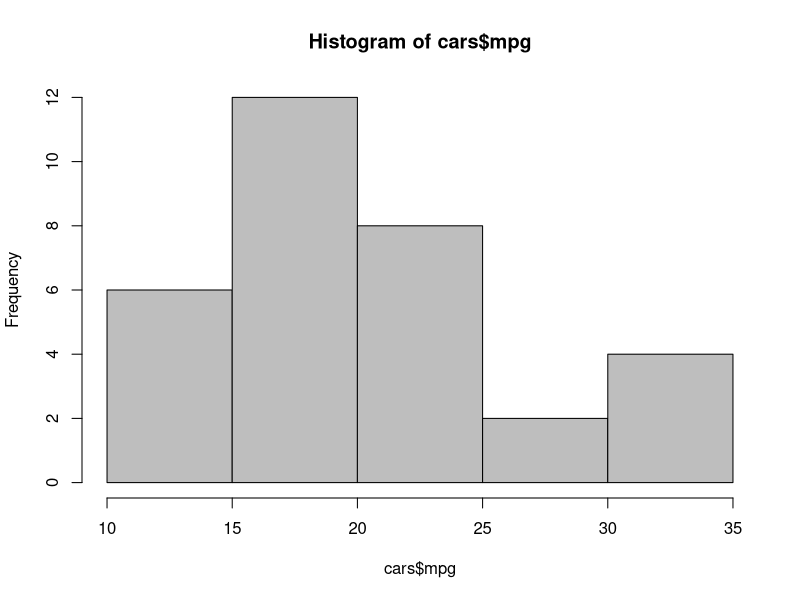
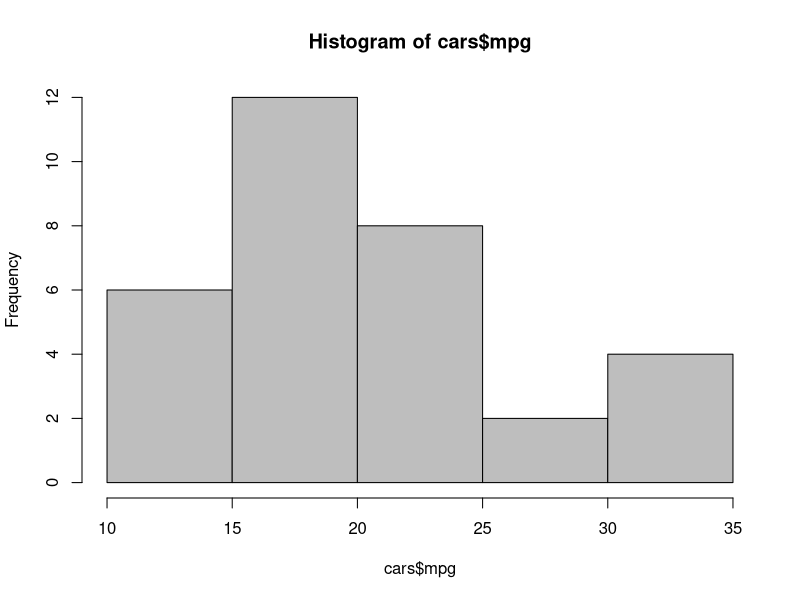
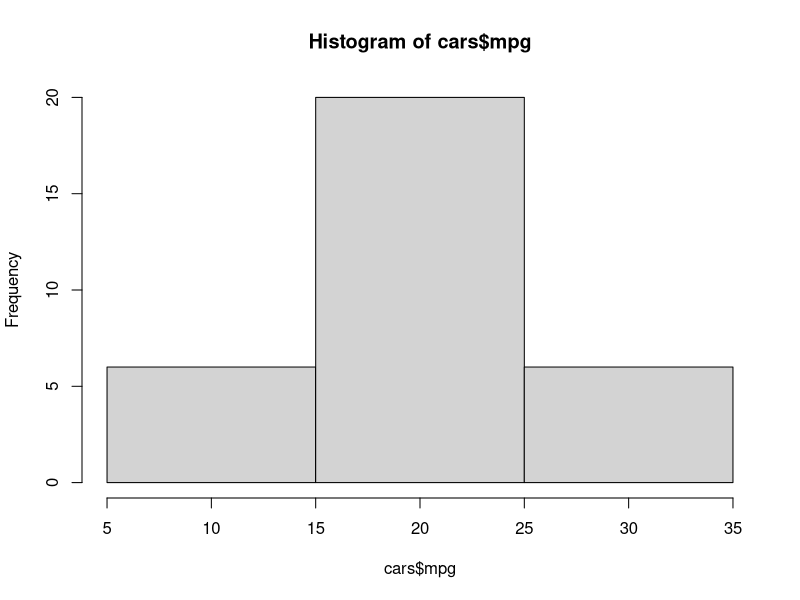
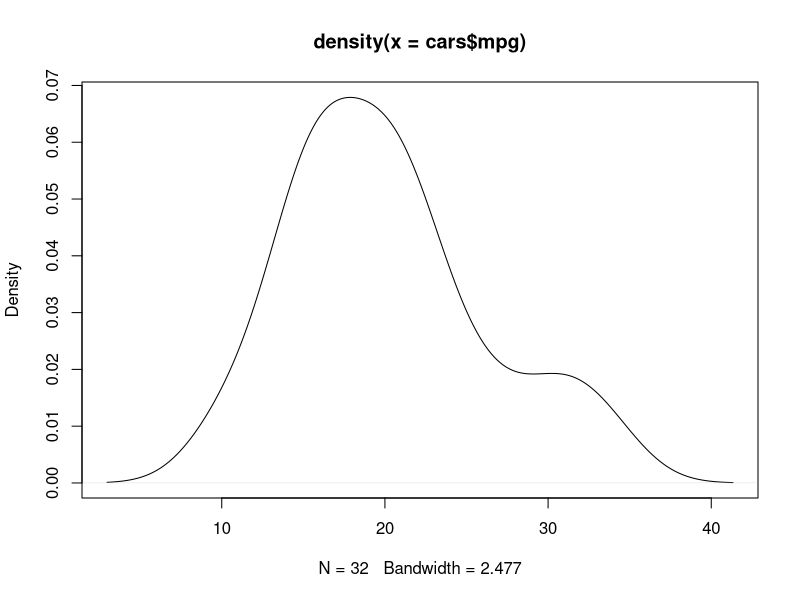
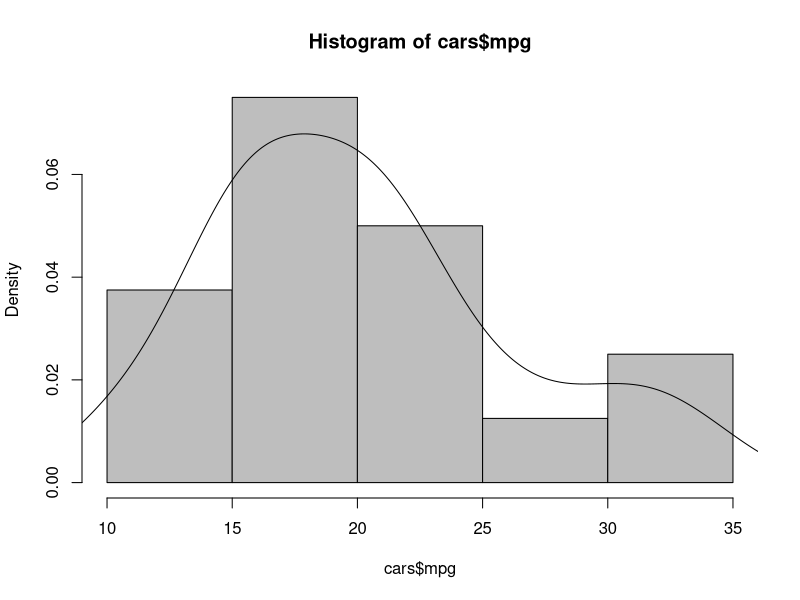
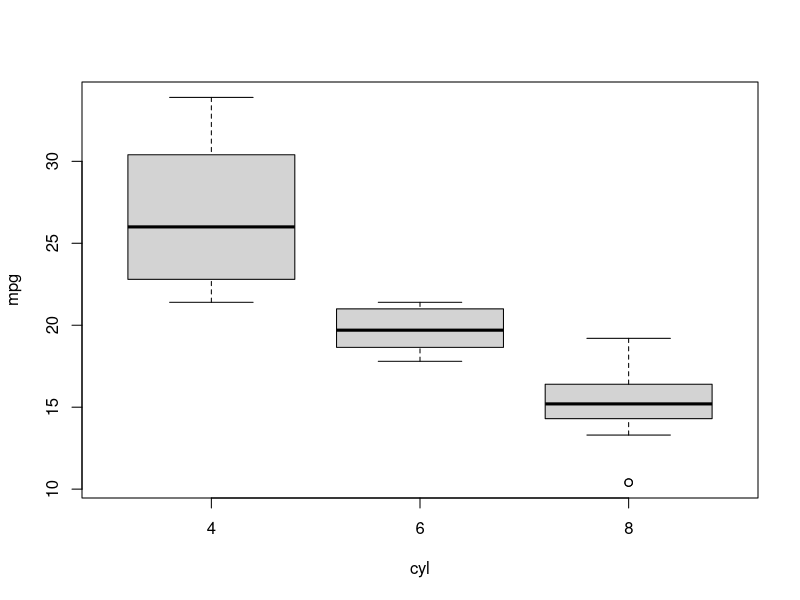
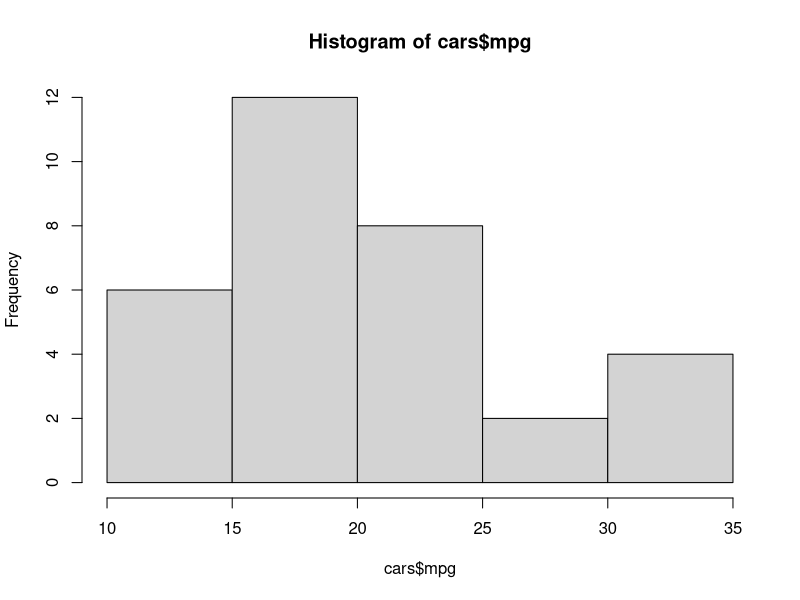
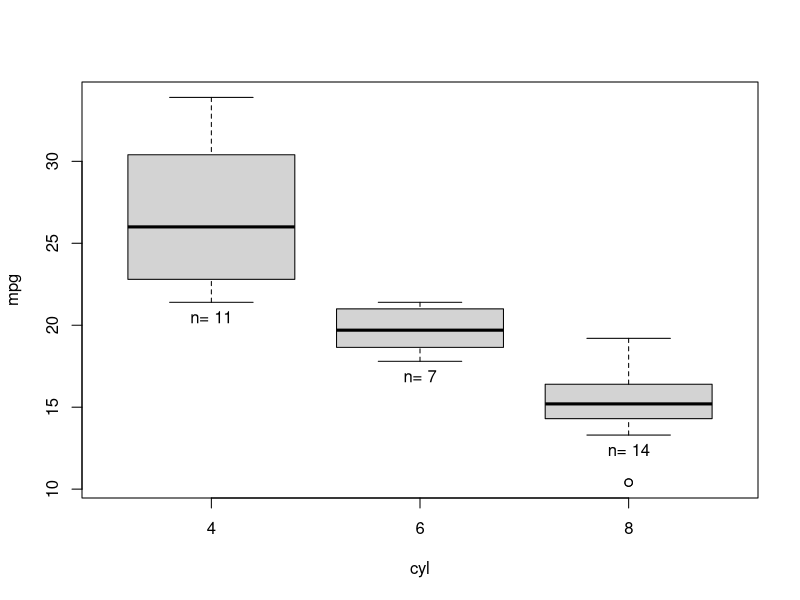

Reproduce these figures in R, in order. (Note: this script raises an error after producing the figures.)
# take a look at the data (32 observations)
str(mtcars)
#
sapply(mtcars, function(x) length(unique(x)))
# from the output, we do not see a vector with
# 32, so there are dupes
#
# 
cars <- transform(mtcars[c(1,2,9,10)], gear = ordered(gear),
  am= factor(am, labels = c("auto","manual")))
#
# show structure of the cars dataframe, only a few values instead of all
str(cars, vec.len=2)
#
# mpg, cylinders could be continuous variables, use function to help
mean(cars$mpg) # average
median(cars$cyl) # center
#
var(cars$mpg) # spread of data
sd(cars$mpg) # standard deviation
#
# quantiles
# 50% = median
#     = quantiles tell how much our data is above or below the median
# 0%  = min()
min(cars$mpg)
# 100% = max()
max(cars$mpg)
# range provides both
range(cars$mpg)
#
quantile(cars$mpg)
# Quartiles are the 25% and 75% quantiles, 
# which is where the data is all one-fourth and 
# three-fourths smaller
#
# frequency table
#
amtable <- table(cars$am)
amtable
class(amtable)
#
# compute the proportion of each count (two ways)
amtable/sum(amtable)
prop.table(amtable)
#
# histograms
hist(cars$mpg, col="grey")
hist(cars$mpg, col="grey", 6) # can define number of columns
hist(cars$mpg, breaks=c(5,15,25,35)) # specify breaks
#
# probability density
#
mpgdens <- density(cars$mpg)
plot(mpgdens)
hist(cars$mpg, col="grey", freq=FALSE)
lines(mpgdens)
#
# get a summary of your data
summary(cars)
#
# convert cylinder to factor
cars$cyl <- as.factor(cars$cyl)
summary(cars)
#
boxplot(mpg ~ cyl, data = cars)
# 
# assigning the output of plotting data
mpghist <- hist(cars$mpg)
mpghist
#
# more plotting use
mpgbox <- boxplot(mpg ~ cyl, data = cars)
n <- nlevels(as.factor(cars$cyl))
text(1:n, mpgbox$stats[1, ], paste("n=", mpgbox$n), pos = 1)
#
# scratching the surface above, investigate further online or in help
#
# correlations
names(iris)
plot(iris[-5])
#
with(iris, cor(Petal.Width, Petal.Length))
#
iris.cor <- cor(iris[-5])
str(iris.cor)
iris.cor["Petal.Width", "Petal.Length"]
#
# tables
with(cars, table(am, gear))
#
# tables from matrix
trial <- matrix(c(34,11,9,32), ncol=2)
colnames(trial) <- c("Sick","Healthy")
rownames(trial) <- c("Risk","No_Risk")
trial.table <- as.table(trial)
trial.table
# 
# data frame from matrix
trial.df <- as.data.frame(trial)
str(trial.df)
# df from table
# convert of table gives more useful information for analysis
trial.table.df <- as.data.frame(trial.table)
str(trial.table.df)
#
# adding margins (all, column, row)
addmargins(trial.table)
addmargins(trial.table, margin=2) # row
addmargins(trial.table, margin=1) # col
#
# calculating proportions
trial.table
prop.table(trial.table)
prop.table(trial.table, margin = 1)
prop.table(trial.table, margin = 2)
#
# statistical functions
#
# continue from here next week...
# 
str(beaver2)
transform.beaver <- transform(beaver2, 
                              activ = factor(activ, 
                                             labels=c("no","yes"))
)
str(transform.beaver)
#
# using lattice library 
library("lattice")
histogram(~temp | activ, data=transform.beaver)
#
# quantile plot, plot quantiles against each other using qqplot
# note example below slightly different than the slides
#
with(transform.beaver, qqplot(temp[activ=="yes"], temp[activ=="no"]))
with(transform.beaver, {qqnorm(temp[activ=="no"], main = "Inactive")})
with(transform.beaver, qqline(temp[activ=="no"]))
with(transform.beaver, {qqnorm(temp[activ=="yes"], main = "Active")})
with(transform.beaver, qqline(temp[activ=="yes"]))
#
# testing for p-value (level of the probability of uncertainty)
# (shapiro-wilks test)
shapiro.test(transform.beaver$temp)
#
# capture results to get only p-value
result <- shapiro.test(transform.beaver$temp)
result$p.value
#
# checking for normality
with(transform.beaver,tapply(temp,activ, shapiro.test))
#
# start tests for comparing two groups with numerical data
# t-test, Wilcoxon test
# t-test requires sample to be normally distributed
# Wilcoxon does not
#
# t.test()
t.test(temp ~ activ, data=transform.beaver)
# wilcox.text()
wilcox.test(temp ~ activ, data=transform.beaver)
#
# testing paired data
#
t.test(extra ~ group, data=sleep,  paired=TRUE)
#
#
# Proportions
#
survivors <- matrix(c(1781, 1443, 135, 47), ncol = 2)
colnames(survivors) <- c("survived", "died")
rownames(survivors) <- c("no seat belt", "seat belt")
survivors
#
# conduct proportion test to calculate probability both proportions
# are the same
# a low p-value tells that both proportions differ from each other
#
result.prop <- prop.test(survivors)
result.prop
# another test available chi-squared test
chisq.test(survivors)
#
# test tables with more than two columns
#
str(HairEyeColor)
#
HairEyeMargin <- margin.table(HairEyeColor, margin = c(1,2))
HairEyeMargin
chisq.test(HairEyeMargin)
#
#
#  Modeling
#
# Analyzing variances (anova)
str(InsectSprays)
# build model and take a look at the info
AOVModel <- aov(count ~ spray, data = InsectSprays)
AOVModel
# Summary of the model
#
summary(AOVModel)
# 
# get more detail using the model.tables function
model.tables(AOVModel, type = "effects")
#
# can do comparisons of the model data
#
Comparisons <- TukeyHSD(AOVModel)
Comparisons$spray["D-C",]
#
# plot comparisons
# - if confidence interval doesn't include zero, diff between is high
plot(Comparisons, las=1) # las=1 prints horizontally
#
# Using linear models for variance analysis
#
# lm() takes 2 args, the formula which describes model, and dataframe 
# with variables in formula
Model <- lm(mpg ~ wt, data = mtcars)
#
# get data using coef() 
coef.Model <- coef(Model)
coef.Model # contains the intercept and slope
#
# plot information
plot(mpg ~ wt, data = mtcars)
abline(coef = coef.Model)
#
Model.summary <- summary(Model)
Model.summary

